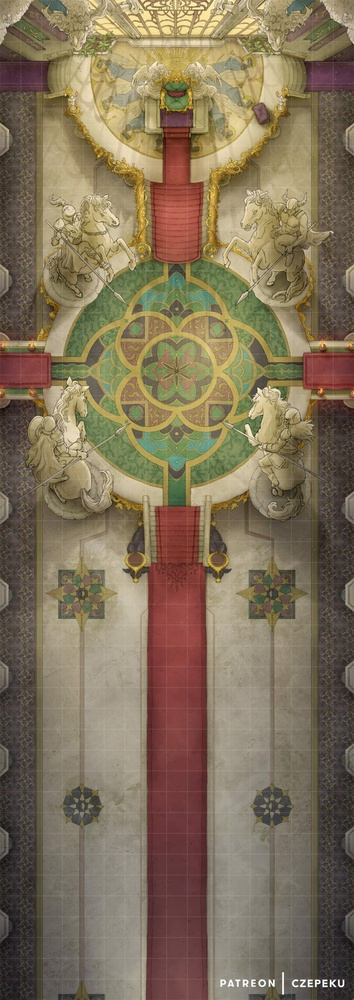
#> input picture data/verification/battlemaps/01_throne_room.jpg, 354 x 1000 px, shrunk from 907 x 2560 before the run; its folder holds only this picture in this run
$ python detect_grid_vectorized.py
#> lines starting #> are read from the running program, lines starting #| are printed output that depends on the picture
#!/usr/bin/env python3
"""Fully vectorized grid detection - test version."""

import numpy as np
from PIL import Image
from pathlib import Path
import time


def detect_grid_vectorized(image_path: Path, grid_range=(20, 100)) -> dict:
    """Fully vectorized grid detection."""
#> called with grid_range = (20, 100)
    img = Image.open(image_path).convert('RGB')
#> img is the input picture: PIL image 354x1000 RGB; mean R, G, B 129.7, 114.4, 90
    arr = np.array(img, dtype=np.float64)

    # Precompute edge images
    h_edges = np.abs(arr[2:, :, :] - arr[:-2, :, :]).mean(axis=2)
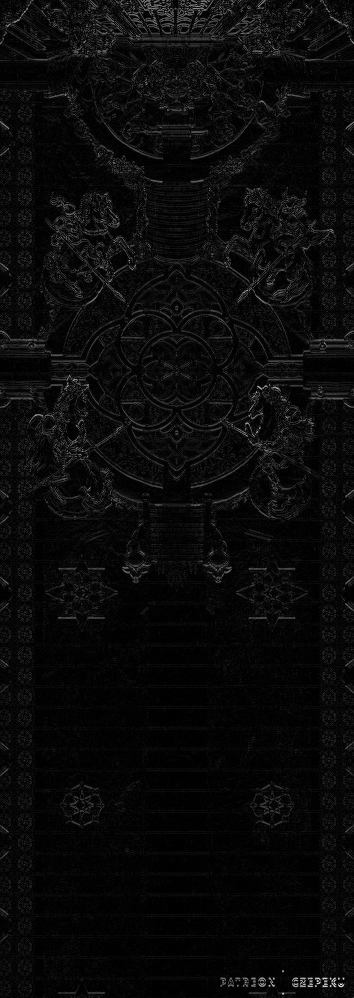
#> h_edges: shape (998, 354) float64; min 0, max 235, mean 10.6
    v_edges = np.abs(arr[:, 2:, :] - arr[:, :-2, :]).mean(axis=2)
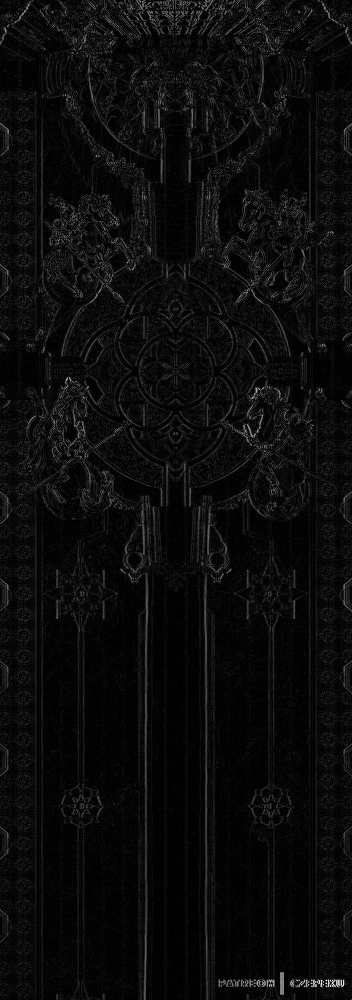
#> v_edges: shape (1000, 352) float64; min 0, max 238, mean 12
    H, W = h_edges.shape[0], v_edges.shape[1]
#> H = 998; W = 352

    best = {'grid_size': None, 'x_offset': 0, 'y_offset': 0, 'snr': 0}

    for gs in range(grid_range[0], grid_range[1] + 1):
        # Trim to multiple of gs
        h_trim = (H // gs) * gs
        v_trim = (W // gs) * gs

        if h_trim == 0 or v_trim == 0:
            continue

        n_h_lines = H // gs
        n_v_lines = W // gs

        # Reshape to [gs, n_lines, width] - each row is a different y_offset
        h_reshaped = h_edges[:h_trim, :].reshape(n_h_lines, gs, -1).transpose(1, 0, 2)
        # h_reshaped[y_off, line_idx, x] - samples at grid lines for offset y_off

        # Compute mean and var for each y_offset (across lines and x positions)
        # Shape: [gs]
        h_means = h_reshaped.mean(axis=(1, 2))
        h_vars = h_reshaped.var(axis=(1, 2))

        # Same for vertical: reshape to [n_lines, gs, height] then transpose
        v_reshaped = v_edges[:, :v_trim].reshape(-1, n_v_lines, gs).transpose(2, 1, 0)
        # v_reshaped[x_off, line_idx, y]

        v_means = v_reshaped.mean(axis=(1, 2))
        v_vars = v_reshaped.var(axis=(1, 2))

        # Compute SNR for all (y_off, x_off) combinations
        # Broadcasting: h_means[gs, 1] + v_means[1, gs] -> [gs, gs]
        combined_mean = (h_means[:, None] + v_means[None, :]) / 2
        combined_var = (h_vars[:, None] + v_vars[None, :]) / 2

        # Avoid division by zero
        valid = combined_var > 0
        snr = np.zeros((gs, gs))
        snr[valid] = combined_mean[valid] / np.sqrt(combined_var[valid])

        # Weight by log(lines)
        n_lines = n_h_lines + n_v_lines
        score = snr * np.log(n_lines + 1)

        # Find best offset for this grid size
        max_idx = np.argmax(score)
        y_off, x_off = divmod(max_idx, gs)
        max_score = score[y_off, x_off]

        if max_score > best['snr']:
            best = {
                'grid_size': gs,
                'x_offset': int(x_off),
                'y_offset': int(y_off),
                'snr': float(max_score)
            }
#> this loop made 81 passes
#> (max_idx, y_off, x_off, max_score) on passes 1 to 12: (329, 16, 9, 3.48), (291, 13, 18, 3.6), (9, 0, 9, 3.36), (516, 22, 10, 3.32), (285, 11, 21, 3.32), (266, 10, 16, 3.36), (294, 11, 8, 3.38), (484, 17, 25, 3.37), (204, 7, 8, 3.24), (577, 19, 26, 3.22), (485, 16, 5, 3.19), (495, 15, 30, 3.17)
#> pass 1, in detect_grid_vectorized, `combined_mean = (h_means[:, None] + v_means[None, :]) / 2`:
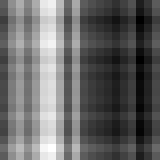
#> combined_mean: shape (20, 20) float64 (shown 8 times larger); min 10.19, max 12.87, mean 11.27; drawn with min black and max white
#> pass 1, in detect_grid_vectorized, `combined_var = (h_vars[:, None] + v_vars[None, :]) / 2`:
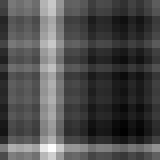
#> combined_var: shape (20, 20) float64 (shown 8 times larger); min 175.9, max 301.3, mean 213.5; drawn with min black and max white
#> pass 1, in detect_grid_vectorized, `score = snr * np.log(n_lines + 1)`:
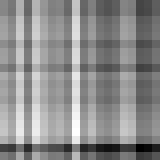
#> score: shape (20, 20) float64 (shown 8 times larger); min 2.96, max 3.48, mean 3.25; drawn with min black and max white
#> after the loop:
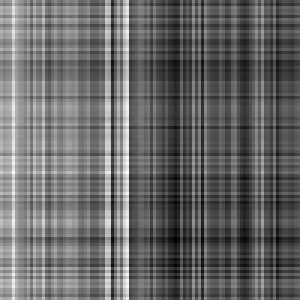
#> score: shape (100, 100) float64 (shown 3 times larger); min 1.72, max 2.49, mean 2.03; drawn with min black and max white
#> after the loop:
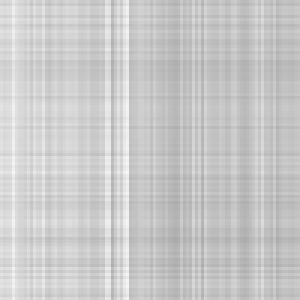
#> snr: shape (100, 100) float64 (shown 3 times larger); min 0.669, max 0.971, mean 0.792

    return best


def main():
    maps_dir = Path(__file__).parent.parent / "data" / "verification" / "battlemaps"

    map_files = sorted([
        f for f in maps_dir.iterdir()
        if f.is_file() and f.suffix.lower() in ['.jpg', '.jpeg', '.png', '.webp']
    ])

    print(f"Testing vectorized detection on {len(map_files)} maps...\n")

    total_time = 0
    for map_file in map_files:
        start = time.time()
        result = detect_grid_vectorized(map_file)
#> result = {'grid_size': 21, 'x_offset': 18, 'y_offset': 13, 'snr': 3.6}
        elapsed = time.time() - start
        total_time += elapsed

        print(f"{map_file.name:40} {result['grid_size']:3}px  SNR={result['snr']:.3f}  [{elapsed:.2f}s]")
#| 01_throne_room.jpg                        21px  SNR=3.597  [0.40s]

    print(f"\nTotal: {total_time:.1f}s")


if __name__ == '__main__':
    main()

$ run again, on data/verification/battlemaps/05_city_marketplace.jpg
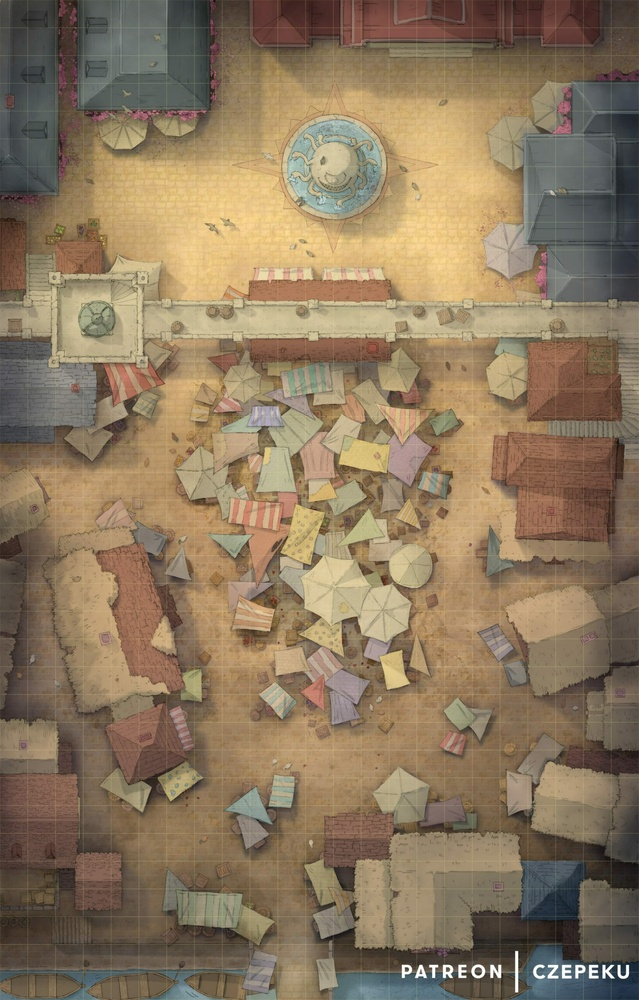
#> input picture data/verification/battlemaps/05_city_marketplace.jpg, 639 x 1000 px, shrunk from 1636 x 2560 before the run
#> in detect_grid_vectorized, img is the input picture: PIL image 639x1000 RGB; mean R, G, B 139.9, 120.4, 94.6
#> the loop in detect_grid_vectorized, `for gs in range(grid_range[0], grid_range[1] + 1):` made 81 passes
#> (max_idx, y_off, x_off, max_score, best) on pass 1: (25, 1, 5, 3.35, {'grid_size': 20, 'x_offset': 5, 'y_offset': 1, 'snr': 3.35})
#> after the loop in detect_grid_vectorized, `for gs in range(grid_range[0], grid_range[1] + 1):`:
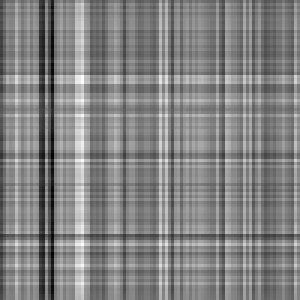
#> score: shape (100, 100) float64 (shown 3 times larger); min 1.48, max 2.54, mean 2.03; drawn with min black and max white
#> after the loop in detect_grid_vectorized, `for gs in range(grid_range[0], grid_range[1] + 1):`:
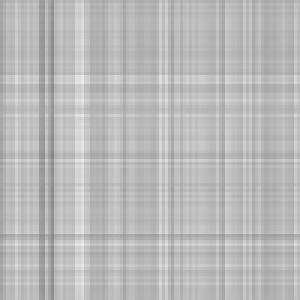
#> snr: shape (100, 100) float64 (shown 3 times larger); min 0.533, max 0.918, mean 0.731
#> result = {'grid_size': 28, 'x_offset': 23, 'y_offset': 21, 'snr': 3.43}
#| 05_city_marketplace.jpg                   28px  SNR=3.433  [0.70s]

$ run again, on data/verification/battlemaps/06_village.webp
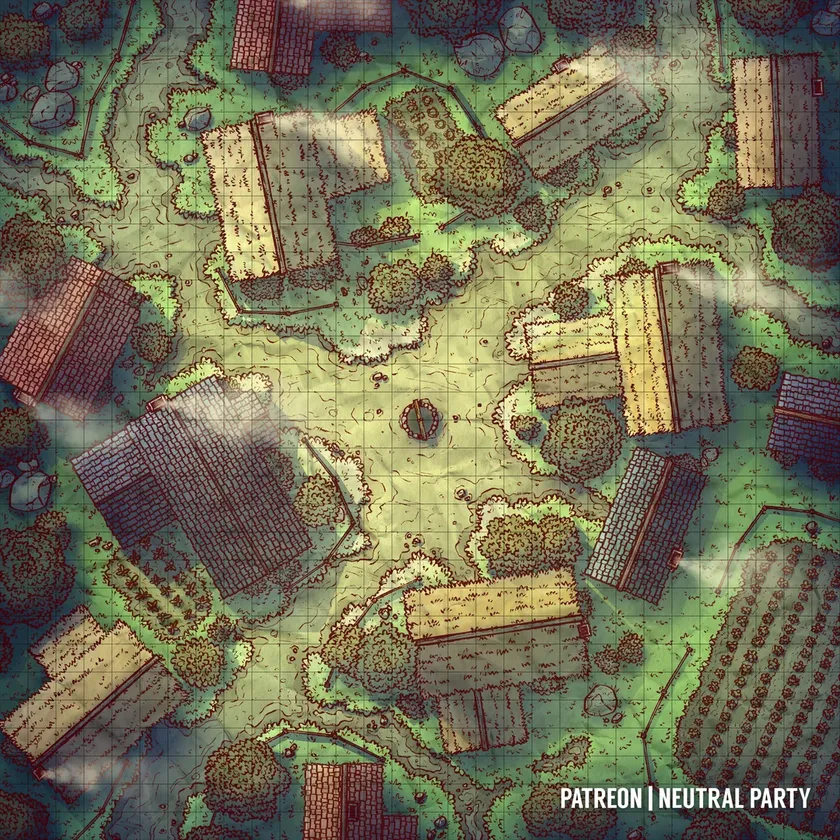
#> input picture data/verification/battlemaps/06_village.webp, 840 x 840 px, shrunk from 1080 x 1080 before the run
#> in detect_grid_vectorized, img is the input picture: PIL image 840x840 RGB; mean R, G, B 117.2, 113.2, 86.2
#> the loop in detect_grid_vectorized, `for gs in range(grid_range[0], grid_range[1] + 1):` made 81 passes
#> (max_idx, y_off, x_off, max_score) on passes 1 to 8: (235, 11, 15, 3.99), (118, 5, 13, 4.06), (127, 5, 17, 3.87), (446, 19, 9, 3.81), (559, 23, 7, 3.79), (333, 13, 8, 3.74), (72, 2, 20, 3.71), (254, 9, 11, 3.68)
#> after the loop in detect_grid_vectorized, `for gs in range(grid_range[0], grid_range[1] + 1):`:
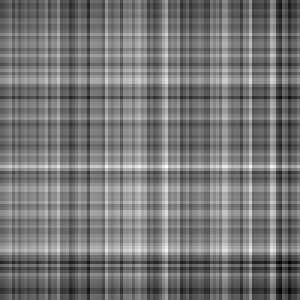
#> score: shape (100, 100) float64 (shown 3 times larger); min 2.32, max 2.68, mean 2.49; drawn with min black and max white
#> after the loop in detect_grid_vectorized, `for gs in range(grid_range[0], grid_range[1] + 1):`:
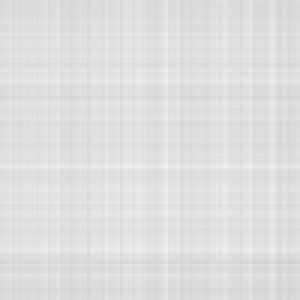
#> snr: shape (100, 100) float64 (shown 3 times larger); min 0.817, max 0.947, mean 0.878
#> result = {'grid_size': 28, 'x_offset': 27, 'y_offset': 27, 'snr': 5.34}
#| 06_village.webp                           28px  SNR=5.338  [0.76s]
